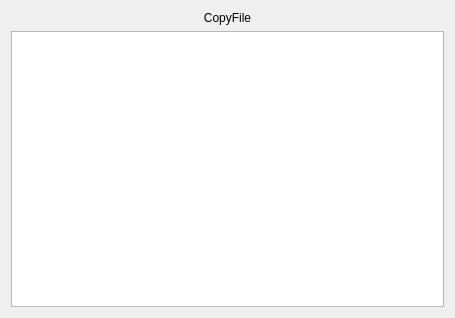
<?xml version="1.0" encoding="UTF-8"?>
<ui version="4.0">
 <class>Copy</class>
 <widget class="QWidget" name="Copy">
  <property name="geometry">
   <rect>
    <x>0</x>
    <y>0</y>
    <width>455</width>
    <height>318</height>
   </rect>
  </property>
  <property name="windowTitle">
   <string>Copy</string>
  </property>
  <layout class="QVBoxLayout" name="verticalLayout">
   <item>
    <widget class="QLabel" name="label">
     <property name="text">
      <string>CopyFile</string>
     </property>
     <property name="alignment">
      <set>Qt::AlignCenter</set>
     </property>
    </widget>
   </item>
   <item>
    <widget class="QTextBrowser" name="text_brw"/>
   </item>
  </layout>
 </widget>
 <layoutdefault spacing="6" margin="11"/>
 <resources/>
 <connections/>
</ui>
